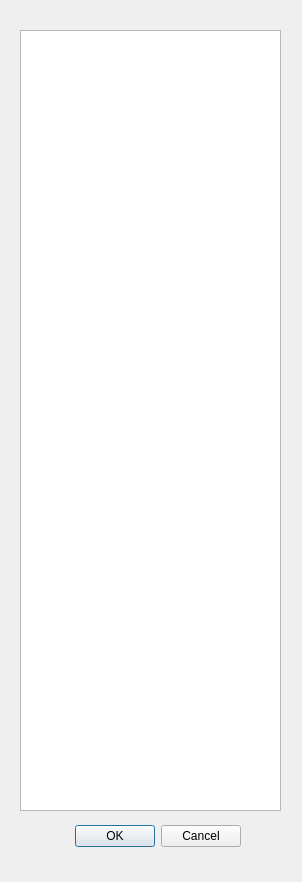
<?xml version="1.0" encoding="UTF-8"?>
<ui version="4.0">
 <class>LineSelector</class>
 <widget class="QDialog" name="LineSelector">
  <property name="geometry">
   <rect>
    <x>0</x>
    <y>0</y>
    <width>302</width>
    <height>882</height>
   </rect>
  </property>
  <property name="windowTitle">
   <string>Dialog</string>
  </property>
  <widget class="QDialogButtonBox" name="buttonBox">
   <property name="geometry">
    <rect>
     <x>70</x>
     <y>820</y>
     <width>171</width>
     <height>32</height>
    </rect>
   </property>
   <property name="orientation">
    <enum>Qt::Horizontal</enum>
   </property>
   <property name="standardButtons">
    <set>QDialogButtonBox::Cancel|QDialogButtonBox::Ok</set>
   </property>
  </widget>
  <widget class="QListWidget" name="lineListWidget">
   <property name="geometry">
    <rect>
     <x>20</x>
     <y>30</y>
     <width>261</width>
     <height>781</height>
    </rect>
   </property>
  </widget>
 </widget>
 <resources/>
 <connections>
  <connection>
   <sender>buttonBox</sender>
   <signal>accepted()</signal>
   <receiver>LineSelector</receiver>
   <slot>accept()</slot>
   <hints>
    <hint type="sourcelabel">
     <x>248</x>
     <y>254</y>
    </hint>
    <hint type="destinationlabel">
     <x>157</x>
     <y>274</y>
    </hint>
   </hints>
  </connection>
  <connection>
   <sender>buttonBox</sender>
   <signal>rejected()</signal>
   <receiver>LineSelector</receiver>
   <slot>reject()</slot>
   <hints>
    <hint type="sourcelabel">
     <x>316</x>
     <y>260</y>
    </hint>
    <hint type="destinationlabel">
     <x>286</x>
     <y>274</y>
    </hint>
   </hints>
  </connection>
 </connections>
</ui>
